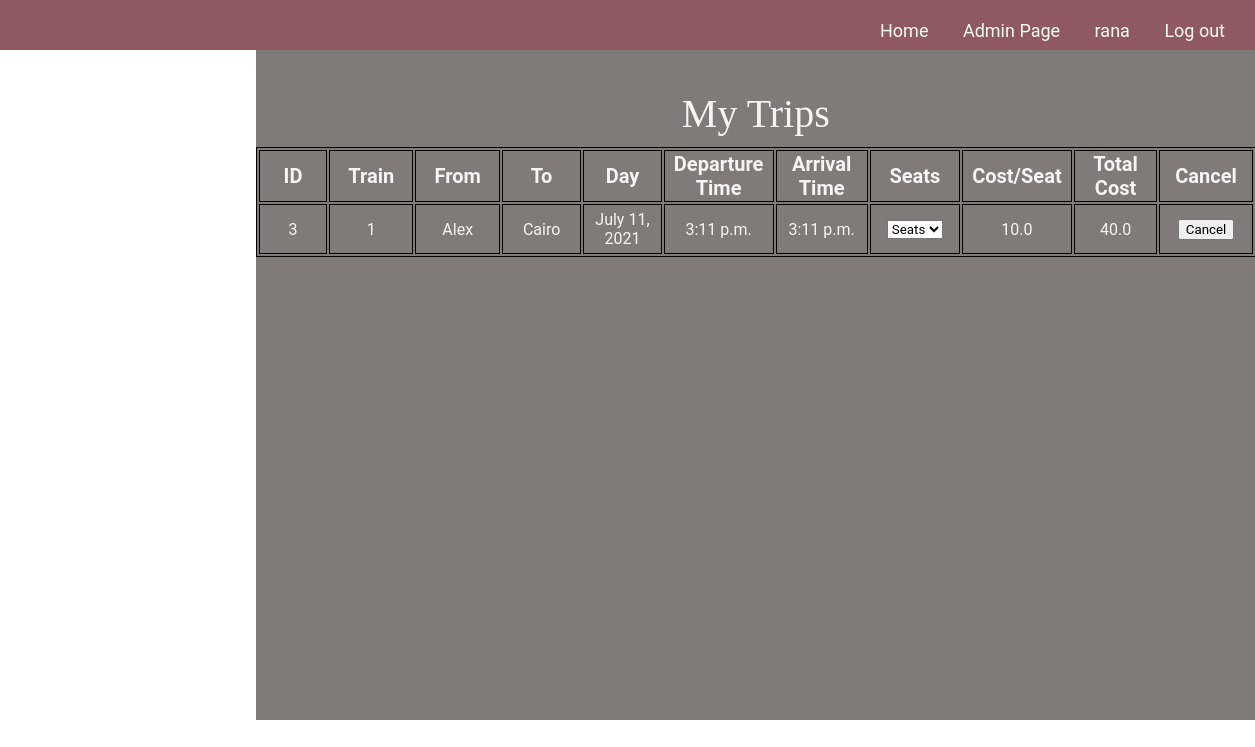
The app's page /My-Trips/17/ (signed in) with its own data.
### blog/models.py (models this page shows, shortened)
class Book(models.Model):
    trip = models.ForeignKey(
        Trip, on_delete=models.CASCADE, related_name="BookTrips", null=False)
    user = models.ForeignKey(
        User, on_delete=models.CASCADE, related_name="BookUser", null=False)
    seats = IntegerField(default=0)
    seatTrain = models.ManyToManyField(Seat, null = True)

class Trip(models.Model):
    train = models.ForeignKey(
        Train, on_delete=models.CASCADE, related_name="TripTrain")
    source = models.ForeignKey(
        Station, on_delete=models.CASCADE, related_name="TripSource", null=False)
    destination = models.ForeignKey(
        Station, on_delete=models.CASCADE, related_name="TripDest", null=False)
    day = models.DateField(null=False)
    start_Time = models.TimeField(null=False)
    end_Time = models.TimeField(null=False)
    price = models.FloatField(null=False, default=0)
    Remaining_seats = models.IntegerField(default=0, editable=False)
    seats = models.IntegerField(default=0, editable=False)

class Train(models.Model):
    Number_of_seats = models.IntegerField(default=0)
    source = models.ForeignKey(
        Station, on_delete=models.CASCADE, related_name="TrainSource", null=False)
    destination = models.ForeignKey(
        Station, on_delete=models.CASCADE, related_name="TrainDest", null=False)

class Station(models.Model):
    id = models.IntegerField(default=-1, primary_key=True)
    stationName = models.CharField(max_length=15)

### blog/views.py (the view)
# urls.py: path('My-Trips/<id>/', views.myTrips, name='myTrips'),
def myTrips(request, id):
    book = Book.objects.filter(user = id)
    return render(request, "sitePages/myTrips.html", {'books': book})

### blog/tags/tags.py (called while the page is built)
@register.simple_tag
def bookSeat(book):
    seats = book.seatTrain.all()
    return seats

@register.simple_tag
def bookPrice(book):
    count = book.seatTrain.count()
    price = count * book.trip.price
    return price

### templates/sitePages/myTrips.html (shortened to what this page needs)
{% extends "base.html" %}
{% load static %}
{% load tags %}
{% block head %}
<link rel="stylesheet" href="{% static 'css/myTrips.css' %}">
{% endblock%}
{% block content %}
<div class="trips" style="overflow: auto;">
    <p>My Trips</p>
    <table id="tripsTable">
        <tr>
            <th>ID</th>
            <th>Train</th>
            <th>From</th>
            <th>To</th>
            <th>Day</th>
            <th>Departure Time</th>
            <th>Arrival Time</th>
            <th>Seats</th>
            <th>Cost/Seat</th>
            <th>Total Cost</th>
            <th>Cancel</th>
        </tr>
        {% for book in books %}
        <tr id = "{{book.id}}">
            <td>{{book.trip.id}}</td>
            <td>{{book.trip.train.id}}</td>
            <td>{{book.trip.source.stationName}}</td>
            <td>{{book.trip.destination.stationName}}</td>
            <td>{{book.trip.day}}</td>
            <td>{{book.trip.start_Time}}</td>
            <td>{{book.trip.end_Time}}</td>
            <td>
                <select>
                    <option selected hidden>Seats</option>
                    {% bookSeat book as seats %}
                </select>
            </td>
            <td>{{book.trip.price}}</td>
            {% bookPrice book as pr %}
            <td>{{pr}}</td>
            <td><button class="cancel" data-id='{{book.id}}' data-user="{{user.id}}">Cancel</button></td>
        </tr>
        {% empty %}
        <tr id="notrip">
            <td colspan="10">No Books</td>
        </tr>
        {% endfor %}
    </table>
</div>
{% endblock content %}

### templates/base.html (shortened to what this page needs)
<!DOCTYPE html>
<html lang="en">
<head>
    {% load static %}
    <link rel="stylesheet" href="{% static 'css/basePage.css' %}">
    {% block head%} {% endblock head %}
</head>
<body style="background: url('/static/imgs/background4.png'); background-size: cover; background-repeat:no-repeat; overflow:hidden;">
    <nav class="navBar">
        <a href="{% url 'blog:home' %}">Home</a>
        {% if user.is_authenticated %}
            {% if user.is_superuser %}
                <a href="{% url 'admin:index' %}">Admin Page</a>
            {% else %}
                <a href="{% url 'blog:myTrips' user.id %}">My Trips</a>
            {% endif %}
            <a href="{% url 'blog:profile' user.username %}">{{ user.username }}</a>
            <a href="{% url 'blog:logOut' %}">Log out</a>
        {% else %}
            <a id="signIn" href="{% url 'blog:signIn' %}">Sign In</a>
            <span id="sp1">/</span>
            <a href="{% url 'blog:signUp' %}">Sign Up</a>
        {% endif %}
    </nav>
    {% block content %} {% endblock %}
</body>
</html>

### static/css/basePage.css (style rules this page uses)
* { box-sizing: border-box; }
nav { display: inline; height: 50px; top: -5px; margin-top: 5px; padding-top: 20px; text-align: right; width: 100%; font-size: 18px; font-family: "Wire+One"; background: rgba(87, 8, 18, 0.671); position: fixed; margin-left: -8px; right: 0; }
nav a { margin-right: 30px; padding: 0px; color: rgb(250, 251, 242); text-decoration: none; }

### static/css/myTrips.css (style rules this page uses)
* { box-sizing: border-box; font-family: 'Roboto', sans-serif; }
.trips p { font-family: 'Times New Roman', Times, serif; font-size: 40px; color: whitesmoke; text-align: center; padding-top: 0.5px; }
.trips { margin-top: 4%; margin-left: 20%; background: rgba(51, 46, 45, 0.63); width: 1000px; height: 670px; overflow: scroll; }
table, th, td { margin-top: -3%; border: 1px solid black; table-layout: fixed; text-align: center; }
th { width: 133.3px; height: 40px; font-size: 20px; color: whitesmoke; font-weight: bold; }
td { width: 114.28px; height: 50px; font-size: 16px; color: whitesmoke; }

### records on screen
Book: trip.id "3", trip.train.id "1", trip.source.stationName "Alex", trip.destination.stationName "Cairo", trip.day "July 11, 2021", trip.start_Time "3:11 p.m.", trip.end_Time "3:11 p.m.", trip.price "10.0", pr "40.0"

### other values on screen
{{ user.username }} "rana"
